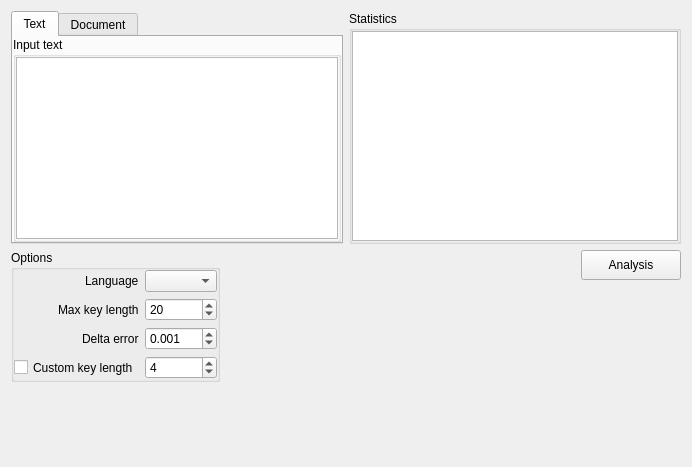
<?xml version="1.0" encoding="UTF-8"?>
<ui version="4.0">
 <class>ic</class>
 <widget class="QWidget" name="ic">
  <property name="geometry">
   <rect>
    <x>0</x>
    <y>0</y>
    <width>692</width>
    <height>467</height>
   </rect>
  </property>
  <property name="windowTitle">
   <string>Form</string>
  </property>
  <layout class="QVBoxLayout" name="verticalLayout_5">
   <item>
    <layout class="QHBoxLayout" name="horizontal_layout_1">
     <item>
      <widget class="QTabWidget" name="tab_widget">
       <property name="sizePolicy">
        <sizepolicy hsizetype="Expanding" vsizetype="Expanding">
         <horstretch>0</horstretch>
         <verstretch>0</verstretch>
        </sizepolicy>
       </property>
       <property name="maximumSize">
        <size>
         <width>16777215</width>
         <height>400</height>
        </size>
       </property>
       <property name="currentIndex">
        <number>0</number>
       </property>
       <widget class="QWidget" name="tab_text">
        <attribute name="title">
         <string>Text</string>
        </attribute>
        <layout class="QVBoxLayout" name="verticalLayout_2">
         <property name="leftMargin">
          <number>0</number>
         </property>
         <property name="topMargin">
          <number>0</number>
         </property>
         <property name="rightMargin">
          <number>0</number>
         </property>
         <property name="bottomMargin">
          <number>0</number>
         </property>
         <item>
          <widget class="QGroupBox" name="group_box_input">
           <property name="title">
            <string>Input text</string>
           </property>
           <layout class="QVBoxLayout" name="verticalLayout_6">
            <property name="leftMargin">
             <number>0</number>
            </property>
            <property name="topMargin">
             <number>0</number>
            </property>
            <property name="rightMargin">
             <number>0</number>
            </property>
            <property name="bottomMargin">
             <number>0</number>
            </property>
            <item>
             <widget class="QTextEdit" name="text_edit_input">
              <property name="maximumSize">
               <size>
                <width>16777215</width>
                <height>16777215</height>
               </size>
              </property>
             </widget>
            </item>
           </layout>
          </widget>
         </item>
        </layout>
       </widget>
       <widget class="QWidget" name="tab_document">
        <attribute name="title">
         <string>Document</string>
        </attribute>
       </widget>
      </widget>
     </item>
     <item>
      <widget class="QGroupBox" name="group_box_stats">
       <property name="sizePolicy">
        <sizepolicy hsizetype="Expanding" vsizetype="Expanding">
         <horstretch>0</horstretch>
         <verstretch>0</verstretch>
        </sizepolicy>
       </property>
       <property name="maximumSize">
        <size>
         <width>16777215</width>
         <height>400</height>
        </size>
       </property>
       <property name="title">
        <string>Statistics</string>
       </property>
       <layout class="QVBoxLayout" name="verticalLayout">
        <property name="leftMargin">
         <number>0</number>
        </property>
        <property name="topMargin">
         <number>0</number>
        </property>
        <property name="rightMargin">
         <number>0</number>
        </property>
        <property name="bottomMargin">
         <number>0</number>
        </property>
        <item>
         <widget class="QTextEdit" name="text_edit_stats"/>
        </item>
       </layout>
      </widget>
     </item>
    </layout>
   </item>
   <item>
    <layout class="QHBoxLayout" name="horizontal_layout_2">
     <item>
      <layout class="QVBoxLayout" name="vertical_layout_2">
       <item>
        <widget class="QGroupBox" name="group_box_options">
         <property name="title">
          <string>Options</string>
         </property>
         <layout class="QVBoxLayout" name="verticalLayout_8">
          <property name="spacing">
           <number>-1</number>
          </property>
          <property name="leftMargin">
           <number>0</number>
          </property>
          <property name="topMargin">
           <number>0</number>
          </property>
          <property name="rightMargin">
           <number>0</number>
          </property>
          <property name="bottomMargin">
           <number>0</number>
          </property>
          <item>
           <layout class="QFormLayout" name="form_layout_options">
            <property name="labelAlignment">
             <set>Qt::AlignRight|Qt::AlignTrailing|Qt::AlignVCenter</set>
            </property>
            <property name="formAlignment">
             <set>Qt::AlignHCenter|Qt::AlignTop</set>
            </property>
            <item row="0" column="0">
             <widget class="QLabel" name="label_lang">
              <property name="text">
               <string>Language</string>
              </property>
             </widget>
            </item>
            <item row="0" column="1">
             <widget class="QComboBox" name="combo_box_lang"/>
            </item>
            <item row="1" column="0">
             <widget class="QLabel" name="label_max_key_length">
              <property name="text">
               <string>Max key length</string>
              </property>
             </widget>
            </item>
            <item row="1" column="1">
             <widget class="QSpinBox" name="spin_box_max_key_length">
              <property name="minimum">
               <number>1</number>
              </property>
              <property name="maximum">
               <number>100</number>
              </property>
              <property name="singleStep">
               <number>1</number>
              </property>
              <property name="value">
               <number>20</number>
              </property>
             </widget>
            </item>
            <item row="2" column="0">
             <widget class="QLabel" name="label_delta">
              <property name="text">
               <string>Delta error</string>
              </property>
             </widget>
            </item>
            <item row="2" column="1">
             <widget class="QDoubleSpinBox" name="double_spin_box_delta">
              <property name="decimals">
               <number>3</number>
              </property>
              <property name="maximum">
               <double>0.100000000000000</double>
              </property>
              <property name="singleStep">
               <double>0.001000000000000</double>
              </property>
              <property name="value">
               <double>0.001000000000000</double>
              </property>
             </widget>
            </item>
            <item row="3" column="0">
             <widget class="QCheckBox" name="check_box_custom_key_length">
              <property name="enabled">
               <bool>true</bool>
              </property>
              <property name="sizePolicy">
               <sizepolicy hsizetype="Minimum" vsizetype="Preferred">
                <horstretch>0</horstretch>
                <verstretch>0</verstretch>
               </sizepolicy>
              </property>
              <property name="minimumSize">
               <size>
                <width>0</width>
                <height>0</height>
               </size>
              </property>
              <property name="baseSize">
               <size>
                <width>0</width>
                <height>0</height>
               </size>
              </property>
              <property name="text">
               <string>Custom key length</string>
              </property>
             </widget>
            </item>
            <item row="3" column="1">
             <widget class="QSpinBox" name="spin_box_custom_key_length">
              <property name="enabled">
               <bool>true</bool>
              </property>
              <property name="sizePolicy">
               <sizepolicy hsizetype="Minimum" vsizetype="Preferred">
                <horstretch>0</horstretch>
                <verstretch>0</verstretch>
               </sizepolicy>
              </property>
              <property name="minimumSize">
               <size>
                <width>0</width>
                <height>0</height>
               </size>
              </property>
              <property name="minimum">
               <number>1</number>
              </property>
              <property name="maximum">
               <number>1000000</number>
              </property>
              <property name="value">
               <number>4</number>
              </property>
             </widget>
            </item>
           </layout>
          </item>
         </layout>
        </widget>
       </item>
       <item>
        <spacer name="vertical_spacer_2">
         <property name="orientation">
          <enum>Qt::Vertical</enum>
         </property>
         <property name="sizeHint" stdset="0">
          <size>
           <width>20</width>
           <height>40</height>
          </size>
         </property>
        </spacer>
       </item>
      </layout>
     </item>
     <item>
      <spacer name="horizontal_spacer_1">
       <property name="orientation">
        <enum>Qt::Horizontal</enum>
       </property>
       <property name="sizeHint" stdset="0">
        <size>
         <width>40</width>
         <height>20</height>
        </size>
       </property>
      </spacer>
     </item>
     <item>
      <layout class="QVBoxLayout" name="vertical_layout_1">
       <item>
        <layout class="QHBoxLayout" name="horizontal_layout_3">
         <item>
          <widget class="QPushButton" name="button_analysis">
           <property name="sizePolicy">
            <sizepolicy hsizetype="Fixed" vsizetype="Fixed">
             <horstretch>0</horstretch>
             <verstretch>0</verstretch>
            </sizepolicy>
           </property>
           <property name="minimumSize">
            <size>
             <width>100</width>
             <height>30</height>
            </size>
           </property>
           <property name="text">
            <string>Analysis</string>
           </property>
          </widget>
         </item>
        </layout>
       </item>
       <item>
        <spacer name="vertical_spacer_1">
         <property name="orientation">
          <enum>Qt::Vertical</enum>
         </property>
         <property name="sizeType">
          <enum>QSizePolicy::Expanding</enum>
         </property>
         <property name="sizeHint" stdset="0">
          <size>
           <width>20</width>
           <height>40</height>
          </size>
         </property>
        </spacer>
       </item>
      </layout>
     </item>
    </layout>
   </item>
   <item>
    <spacer name="vertical_spacer_3">
     <property name="orientation">
      <enum>Qt::Vertical</enum>
     </property>
     <property name="sizeType">
      <enum>QSizePolicy::Expanding</enum>
     </property>
     <property name="sizeHint" stdset="0">
      <size>
       <width>20</width>
       <height>57</height>
      </size>
     </property>
    </spacer>
   </item>
  </layout>
 </widget>
 <resources/>
 <connections/>
</ui>
